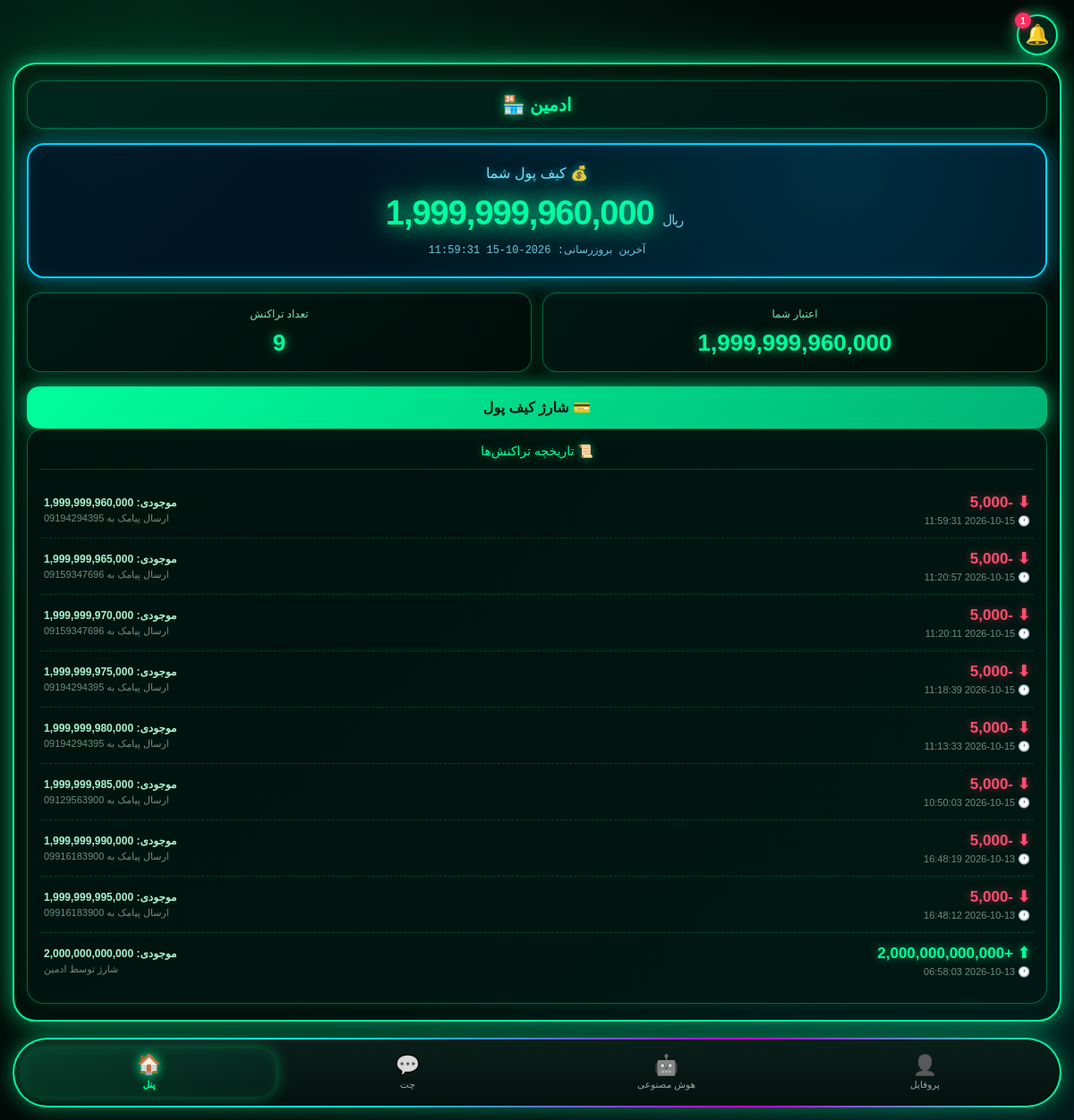
/panel/wallet (signed in), run on the app's committed database.
### tables this page shows
CREATE TABLE users (
        id INTEGER PRIMARY KEY AUTOINCREMENT,
        username TEXT UNIQUE NOT NULL,
        password TEXT NOT NULL,
        shop_name TEXT,
        phone TEXT,
        start_date TIMESTAMP DEFAULT CURRENT_TIMESTAMP,
        end_date TIMESTAMP,
        status TEXT DEFAULT 'active',
        created_at TIMESTAMP DEFAULT CURRENT_TIMESTAMP, sms_limit INTEGER DEFAULT 1000, theme TEXT DEFAULT 'neon', shop_image TEXT DEFAULT '', shop_banner TEXT DEFAULT '');

CREATE TABLE wallets (
    id INTEGER PRIMARY KEY AUTOINCREMENT,
    user_id INTEGER UNIQUE,
    balance INTEGER DEFAULT 0,
    updated_at TIMESTAMP DEFAULT CURRENT_TIMESTAMP);

CREATE TABLE transactions (
    id INTEGER PRIMARY KEY AUTOINCREMENT,
    user_id INTEGER,
    amount INTEGER,
    type TEXT,
    description TEXT,
    balance_after INTEGER,
    created_at TIMESTAMP DEFAULT CURRENT_TIMESTAMP);

### wallet_routes.py (the view)
@wallet_bp.route('/panel/wallet')
def panel_wallet():
    uid = _current_uid()
    if not uid:
        return redirect('/panel/login')
    u = get_user(uid)
    shop = u[3] if u and len(u) > 3 else ''
    txs = get_transactions(uid, 50)
    last_update = txs[0][5] if txs else 'هنوز تراکنشی نیست'
    try:
        cs = get_user_settings(uid)
    except Exception:
        cs = None
    return render_template('wallet.html',
        balance=get_wallet(uid),
        txs=txs,
        shop=shop,
        last_update=last_update,
        current_settings=cs)

### app.py (called while the page is built)
@app.context_processor
def inject_global_settings():
    try:
        if session.get("is_admin"):
            s = get_admin_settings()
        elif session.get("user_id"):
            s = get_user_settings(session["user_id"])
        else:
            s = {"avatar": None, "bg": None, "theme": "neon"}
    except Exception:
        s = {"avatar": None, "bg": None, "theme": "neon"}
    return {"current_settings": s}

@app.after_request
def _security_headers(response):
    if response.content_type and 'text/html' in response.content_type:
        response.headers["Cache-Control"] = "no-store, no-cache, must-revalidate, max-age=0"
        response.headers["Pragma"] = "no-cache"
        response.headers["Expires"] = "0"
    """هدرهای امنیتی"""
    response.headers["X-Content-Type-Options"] = "nosniff"
    response.headers["X-Frame-Options"] = "SAMEORIGIN"
    response.headers["X-XSS-Protection"] = "1; mode=block"
    response.headers["Referrer-Policy"] = "no-referrer"
    response.headers["Permissions-Policy"] = "geolocation=(), microphone=(), camera=()"
    return response

### database.py (called while the page is built, shortened)
def get_user(user_id):
    conn = sqlite3.connect(DB_PATH)
    c = conn.cursor()
    c.execute("SELECT * FROM users WHERE id=?", (user_id,))
    row = c.fetchone()
    conn.close()
    return row

def get_user_settings(user_id):
    import time
    now = time.time()
    if user_id in _SETTINGS_CACHE and (now - _SETTINGS_CACHE_TIME.get(user_id, 0)) < 60:
        return _SETTINGS_CACHE[user_id]

def get_wallet(user_id):
    conn = sqlite3.connect(DB_PATH) if 'DB_PATH' in dir() else sqlite3.connect('panel.db')
    c = conn.cursor()
    c.execute("SELECT balance FROM wallets WHERE user_id=?", (user_id,))
    row = c.fetchone()
    if not row:
        c.execute("INSERT INTO wallets (user_id, balance) VALUES (?, 0)", (user_id,))
        conn.commit()
        balance = 0
    else:
        balance = row[0]
    conn.close()
    return balance or 0

def get_transactions(user_id, limit=50):
    conn = sqlite3.connect('panel.db')
    c = conn.cursor()
    c.execute("SELECT id, amount, type, description, balance_after, created_at FROM transactions WHERE user_id=? ORDER BY id DESC LIMIT ?",
              (user_id, limit))
    rows = c.fetchall()
    conn.close()
    return rows

### wallet_routes.py (called while the page is built)
def _current_uid():
    return session.get('user_id') or session.get('uid') or session.get('id')

### templates/wallet.html (shortened to what this page needs)
<!DOCTYPE html>
<html lang="fa" dir="rtl">
<head>
</head>
<body>
<a class="bell" href="/notifications">🔔<span class="badge">1</span></a>
<div class="frame">
  <div class="shop-header">{% if shop %}{{ shop }} 🏪{% else %}فروشگاه من 🏪{% endif %}</div>
  <div class="blue-card">
    <div class="blue-title">💰 کیف پول شما</div>
    <div class="blue-amount">{{ "{:,}".format(balance) }} <small>ریال</small></div>
    <div class="blue-sub">آخرین بروزرسانی: {{ last_update }}</div>
  </div>
  <div class="two-cards">
    <div class="small-card">
      <div class="small-label">اعتبار شما</div>
      <div class="small-value">{{ "{:,}".format(balance) }}</div>
    </div>
    <div class="small-card">
      <div class="small-label">تعداد تراکنش</div>
      <div class="small-value">{{ txs|length }}</div>
    </div>
  </div>
  <a href="/panel/wallet/charge" style="display:block;margin-top:14px;text-align:center;background:linear-gradient(135deg,#00ff9d,#00b377);color:#001a12;text-decoration:none;font-weight:bold;padding:14px;border-radius:14px;box-shadow:0 0 20px rgba(0,255,157,.7)">💳 شارژ کیف پول</a>
  <div class="options-box">
    <div class="options-title">📜 تاریخچه تراکنش‌ها</div>
    {% if txs %}
      {% for t in txs %}
        <div class="tx" style="animation-delay:{{ loop.index0 * 0.07 }}s">
          <div>
            <div class="tx-amt {% if t[1] > 0 %}plus{% else %}minus{% endif %}">
              {% if t[1] > 0 %}⬆ +{% else %}⬇ {% endif %}{{ "{:,}".format(t[1]) }}
            </div>
            <div class="tx-meta">🕐 {{ t[5] }}</div>
          </div>
          <div class="tx-right">
            <span class="bal">موجودی: {{ "{:,}".format(t[4]) }}</span>
            {{ t[3] }}
          </div>
        </div>
      {% endfor %}
    {% else %}
      <div class="empty">
        <span class="empty-icon">📭</span>
        هنوز تراکنشی ثبت نشده
      </div>
    {% endif %}
  </div>
</div>
<div class="nav-wrap">
  <div class="bottom-nav">
    <a class="nav-item" href="/panel/profile">
      <span class="ic">👤</span><span>پروفایل</span>
    </a>
    <a class="nav-item" href="/panel/ai">
      <span class="ic">🤖</span><span>هوش مصنوعی</span>
    </a>
    <a class="nav-item" href="/panel/chat">
      <span class="ic">💬</span><span>چت</span>
    </a>
    <a class="nav-item active" href="/panel/dashboard">
      <span class="ic">🏠</span><span>پنل</span>
    </a>
  </div>
</div>
{% include "_global_bg.html" %}
</body>
</html>

### static/app-feel.css (style rules this page uses)
* { -webkit-tap-highlight-color:transparent;-webkit-touch-callout:none }
html,body { overscroll-behavior:none;-webkit-overflow-scrolling:touch }
body { user-select:none;-webkit-user-select:none }
.page-fade { animation:pageFade .3s ease-out }

### data on the page
users: shop_name "ادمین"
wallets: balance "1,999,999,960,000"
transactions: created_at "2026-10-15 11:59:31", amount "-5,000", balance_after "1,999,999,960,000", description "ارسال پیامک به 09194294395"
transactions: amount "-5,000", created_at "2026-10-15 11:20:57", balance_after "1,999,999,965,000", description "ارسال پیامک به 09159347696"
transactions: amount "-5,000", created_at "2026-10-15 11:20:11", balance_after "1,999,999,970,000", description "ارسال پیامک به 09159347696"
transactions: amount "-5,000", created_at "2026-10-15 11:18:39", balance_after "1,999,999,975,000", description "ارسال پیامک به 09194294395"
transactions: amount "-5,000", created_at "2026-10-15 11:13:33", balance_after "1,999,999,980,000", description "ارسال پیامک به 09194294395"
transactions: amount "-5,000", created_at "2026-10-15 10:50:03", balance_after "1,999,999,985,000", description "ارسال پیامک به 09129563900"
transactions: amount "-5,000", created_at "2026-10-13 16:48:19", balance_after "1,999,999,990,000", description "ارسال پیامک به 09916183900"
transactions: amount "-5,000", created_at "2026-10-13 16:48:12", balance_after "1,999,999,995,000", description "ارسال پیامک به 09916183900"
transactions: amount "2,000,000,000,000", created_at "2026-10-13 06:58:03", balance_after "2,000,000,000,000", description "شارژ توسط ادمین"

### other printed values
{{ txs|length }} "9"
